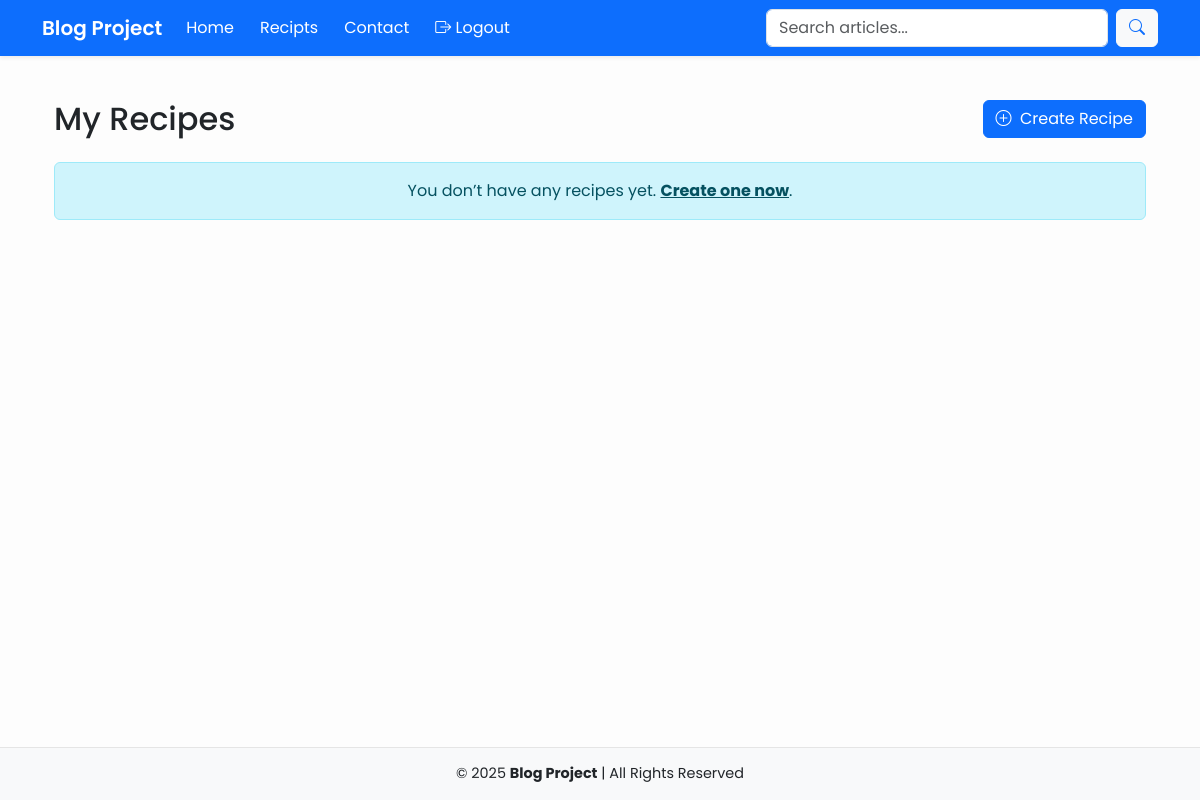
/recipes/ (signed in), run on an earlier commit of the app's database.
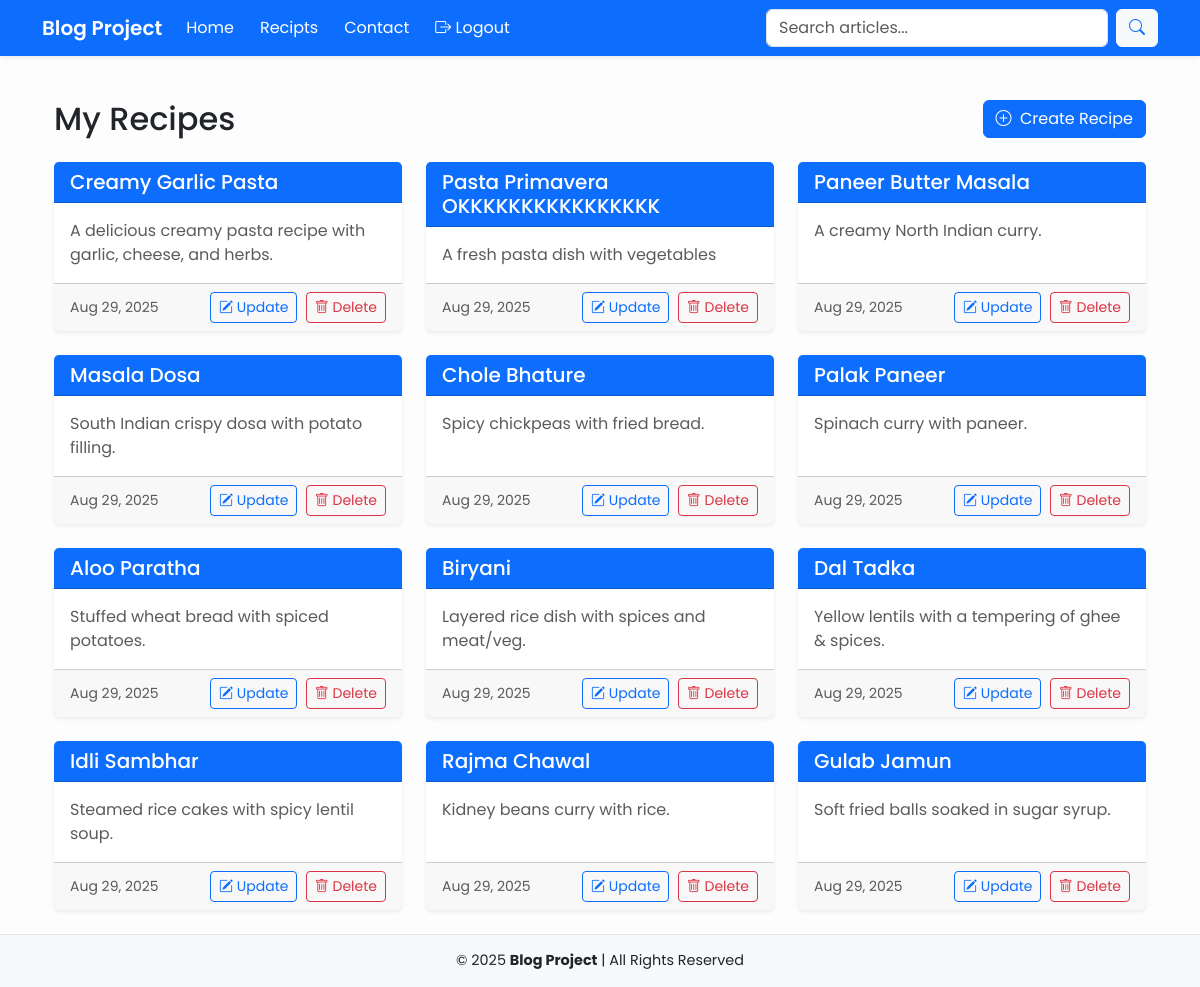
And on a later commit of the database.
### recipes/models.py (models this page shows, shortened)
class Recipe(models.Model):
    user = models.ForeignKey(
        User,
        on_delete=models.CASCADE,
        related_name="recipes"
    )
    name = models.CharField(max_length=255)
    slug = models.SlugField(max_length=255, blank=True, null=True)
    description = models.TextField(blank=True, null=True)
    directions = models.TextField(help_text="Step-by-step cooking instructions")
    created_at = models.DateTimeField(auto_now_add=True)
    updated_at = models.DateTimeField(auto_now=True)
    active = models.BooleanField(default=True)

### recipes/views.py (the view)
# urls.py: path("", recipe_list_view, name="recipe-list"),
@login_required
def recipe_list_view(request):
    qs = Recipe.objects.filter(user=request.user)
    context = {
        "objects":qs
    }
    return render(request, "recipes/list.html", context)

### recipes/templates/recipes/list.html
{% extends "layout/base.html" %} {% block content %}
<div class="container mt-4">
  <div class="d-flex justify-content-between align-items-center mb-4">
    <h2 class="mb-0">My Recipes</h2>
    <a href="{% url 'recipe-create' %}" class="btn btn-primary">
      <i class="bi bi-plus-circle me-1"></i> Create Recipe
    </a>
  </div>
  <div class="row">
    {% for recipe in objects %}
    <div class="col-md-4 mb-4">
      <div class="card shadow-sm border-0 h-100">
        <div class="card-header bg-primary text-white">
          <a
            href="{% url 'recipe-detail' recipe.slug %}"
            class="text-white text-decoration-none"
          >
            <h5 class="mb-0">{{ recipe.name }}</h5>
          </a>
        </div>
        <div class="card-body">
          {% if recipe.description %}
          <p class="card-text text-muted">
            {{ recipe.description|truncatewords:30 }}
          </p>
          {% else %}
          <p class="text-muted fst-italic">No description provided.</p>
          {% endif %}
        </div>
        <div
          class="card-footer d-flex justify-content-between align-items-center"
        >
          <small class="text-muted">
            {{ recipe.created_at|date:"M d, Y" }}
          </small>
          <div>
            <a
              href="{% url 'recipe-update' recipe.id %}"
              class="btn btn-sm btn-outline-primary me-1"
            >
              <i class="bi bi-pencil-square"></i> Update
            </a>
            <a href="{% url 'home' %}" class="btn btn-sm btn-outline-danger">
              <i class="bi bi-trash"></i> Delete
            </a>
          </div>
        </div>
      </div>
    </div>
    {% empty %}
    <div class="col-12">
      <div class="alert alert-info text-center">
        You don’t have any recipes yet.
        <a class="alert-link">Create one now</a>.
      </div>
    </div>
    {% endfor %}
  </div>
</div>
{% endblock content %}

What changed in the data, as far as the page shows it:
added Recipe: name "Creamy Garlic Pasta", description "A delicious creamy pasta recipe with garlic, cheese, and herbs.", created_at "Aug 29, 2025"
added Recipe: name "Pasta Primavera OKKKKKKKKKKKKKKKK", description "A fresh pasta dish with vegetables", created_at "Aug 29, 2025"
added Recipe: name "Paneer Butter Masala", description "A creamy North Indian curry.", created_at "Aug 29, 2025"
added Recipe: name "Masala Dosa", description "South Indian crispy dosa with potato filling.", created_at "Aug 29, 2025"
added Recipe: name "Chole Bhature", description "Spicy chickpeas with fried bread.", created_at "Aug 29, 2025"
added Recipe: name "Palak Paneer", description "Spinach curry with paneer.", created_at "Aug 29, 2025"
added Recipe: name "Aloo Paratha", description "Stuffed wheat bread with spiced potatoes.", created_at "Aug 29, 2025"
added Recipe: name "Biryani", description "Layered rice dish with spices and meat/veg.", created_at "Aug 29, 2025"
added Recipe: name "Dal Tadka", description "Yellow lentils with a tempering of ghee & spices.", created_at "Aug 29, 2025"
added Recipe: name "Idli Sambhar", description "Steamed rice cakes with spicy lentil soup.", created_at "Aug 29, 2025"
added Recipe: name "Rajma Chawal", description "Kidney beans curry with rice.", created_at "Aug 29, 2025"
added Recipe: name "Gulab Jamun", description "Soft fried balls soaked in sugar syrup.", created_at "Aug 29, 2025"
Also different on the page:
text no longer shown: "You don’t have any recipes yet. Create one now ."
